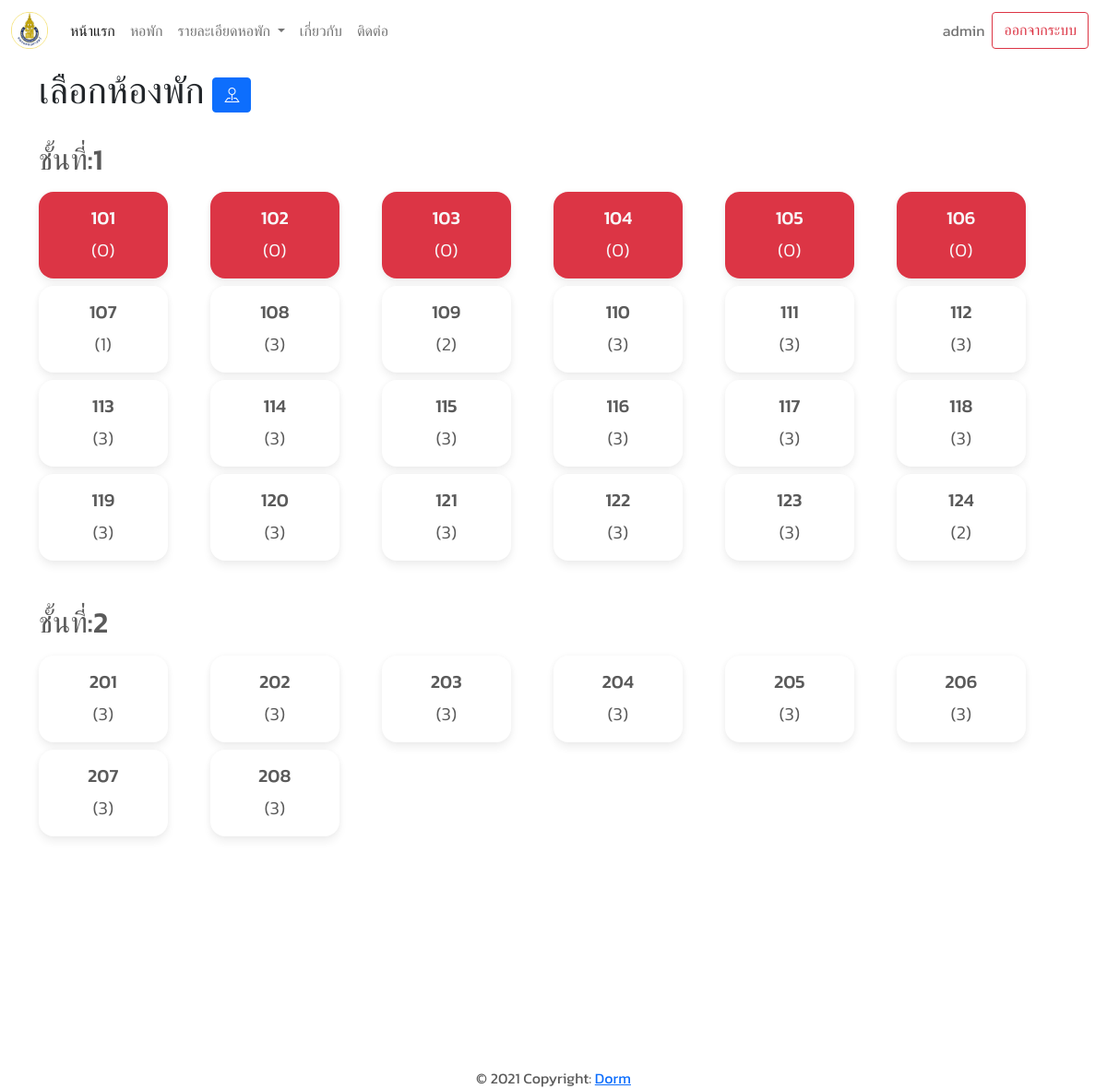
The app's page /dorm/room/2/ (signed in), older data.
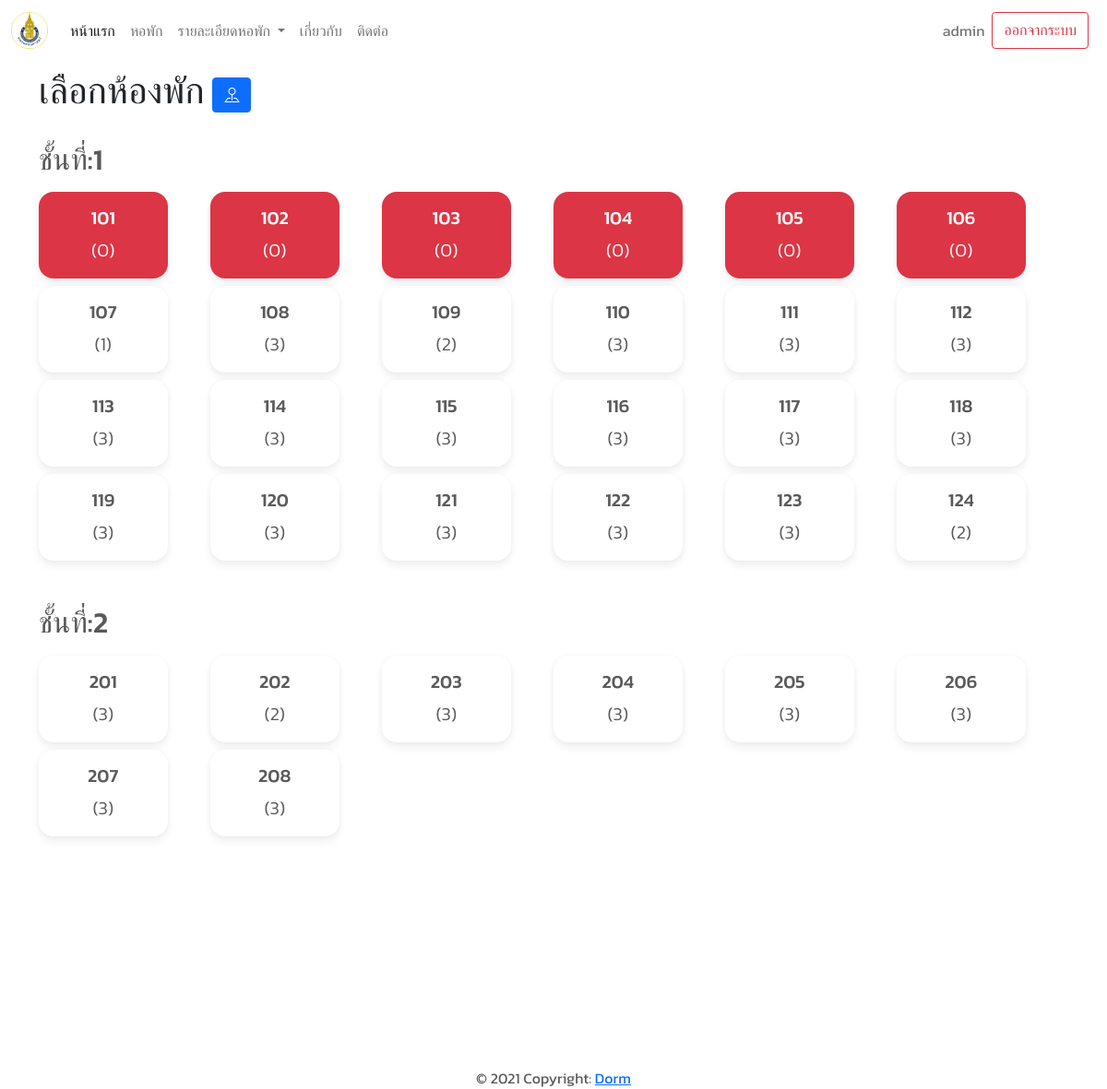
The same page, newer data.
### dorm/models.py (models this page shows, shortened)
class Room(models.Model):
	TYPE_IN_ROOM = [('MALE', 'ผู้ชาย'), ('FEMALE', 'ผู้หญิง')]
	floor = models.ForeignKey(Floor, on_delete=models.PROTECT, related_name="floor", related_query_name="floor",
							  verbose_name="ชั้น")
	room_id = models.CharField(max_length=10, blank=True, null=True, unique=True, verbose_name="เลขห้อง")
	room_type = models.CharField(max_length=10, choices=TYPE_IN_ROOM, verbose_name="ประเภทห้องพัก")
	amount = models.PositiveIntegerField(default=3, verbose_name="จำนวน")
	is_status = models.BooleanField(default=True, verbose_name="สถานะของห้อง")

### dorm/views.py (the view)
# urls.py: path("room/<int:pk>/", views.RoomView.as_view(), name="room-name")
class RoomView(LoginRequiredMixin, View):
	login_url = "login"
	def get(self, request, pk):
		context = {}
		dorm = Dormitory.objects.get(pk=pk)
		context["floors"] = dorm.dormitory.all()
		return render(request, "dorm/room.html", context)

### main/context_processors.py (called while the page is built)
def all_dormitory(self):
	dorms = Dormitory.objects.all()
	return dict(dorms= dorms )

### dorm/templates/dorm/room.html (shortened to what this page needs)
{% extends "base.html" %}
{% load static %}
{% block content %}
    <section id="room">
        <div class="container ">
            <p class="text-dark  h1 py-2"> เลือกห้องพัก <span>
                <button type="button" class="btn btn-primary" data-bs-toggle="modal" data-bs-target="#exampleModal">
                     <i class="bi bi-pin-map"></i>
                 </button></span>
            </p>
            {% for floor in floors %}
                <h2 class="mb-2 mt-4">ชั้นที่:{{ floor.number }}</h2>
                <div class="d-flex flex-row flex-wrap mb-5">
                    {% for room in floor.floor.all %}
                        <div class="col-lg-2 col-md-3 col-4  mt-2 ">
                            <div class="card w-75 sm-w-100 text-center lead {% if room.amount == 0 %}bg-danger text-light{% endif %}">
                                <form method="POST" action="{% url 'confirm' %}" id="{{ room.id }}">
                                    <div class="card-body"
                                            {% if room.amount != 0 %} onclick="submitform({{ room.id }}) {% endif %}">
                                        <h5 class="card-title">{{ room.room_id }}</h5>
                                        <p class="card-text">({{ room.amount }})</p>
                                    </div>
                                </form>
                            </div>
                        </div>
                    {% endfor %}
                </div>
            {% endfor %}
        </div>
    </section>
{% endblock %}

Row changes from the older to the newer data that the page shows:
changed Room (number 26 of 32 on the later page): amount "3" → "2"
